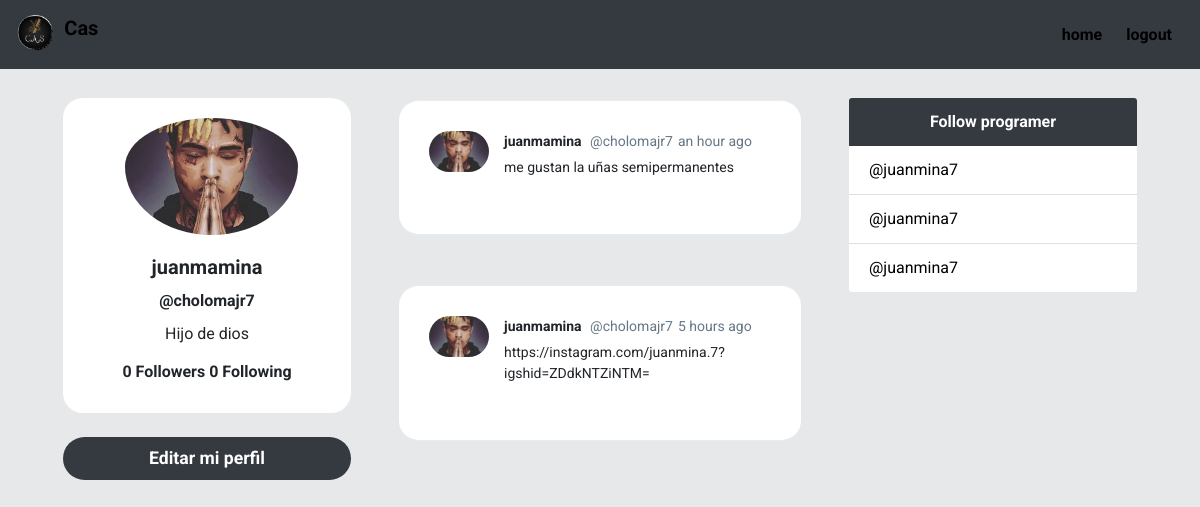
/profile/cholomajr7/, run on the app's committed database.
### cas/models.py (models this page shows, shortened)
class Profile(models.Model):
	user = models.OneToOneField(User, on_delete=models.CASCADE)
	bio = models.CharField(default='Hola, cas', max_length=100)
	image = models.ImageField(default='logo1.png')
	def following(self):
		user_ids = Relationship.objects.filter(from_user=self.user)\
									.values_list('to_user_id', flat=True)
		return User.objects.filter(id__in=user_ids)
	def followers(self):
		user_ids = Relationship.objects.filter(to_user=self.user)\
									.values_list('from_user_id', flat=True)
		return User.objects.filter(id__in=user_ids)

class Post(models.Model):
	timestamp = models.DateTimeField(default=timezone.now)
	content = models.TextField()
	user = models.ForeignKey(User, on_delete=models.CASCADE, related_name='posts')
	class Meta:
		ordering = ['-timestamp']

### cas/views.py (the view)
# urls.py: path('profile/<str:username>/', views.profile, name='profile'),
def profile(request, username):
	user = User.objects.get(username=username)
	posts = user.posts.all()
	context = {'user':user, 'posts':posts}
	return render(request, 'cas/profile.html', context)

### cas/templates/cas/profile.html (shortened to what this page needs)
{% extends 'cas/layout.html' %}
{% load humanize %}
{% block content %}
    <div id="main" class="container-fluid d-flex">
        <div class="sidebar m-5 d-none d-md-block">
            <div class="">
                <div class="card " style="width: 18rem; text-align:center;border-radius: 20px;">
                    <img class="card-img-top rounded-circle"
                        style="width:60%; position: relative;left: 62px;padding-top: 20px;"
                        src="{{ user.profile.image.url }}" alt="Card image cap">
                    <div class="card-body">
                        <h5 class="card-title font-weight-bold">{{ user.first_name }}</h5>
                        <h6 class="card-title font-weight-bold">@{{ user }}</h6>
                        <p class="card-text">{{ user.profile.bio }}</p>
                        <h6 class="card-title font-weight-bold">
                        {{ user.profile.followers.count }} Followers
                        {{ user.profile.following.count }} Following
                        </h6>
                    </div>
                </div>
                <a href="{% url 'editar' %}" id="addATweetLeft" onclick="addTweet()" type="button"
                style="border-radius: 30px; font-size: 1.1rem; font-weight:bold;"
                class="btn btn-lg btn-block mt-4 text-white btn-dark bg-dark ">Editar mi perfil</a>
            </div>
        </div>
        <div class="content">
            {% for post in posts %}
            <div id="tweetCards">
                <div class="tweet-wrap" style="border-radius:20px">
                    <div class="tweet-header">
                        <img src="{{ post.user.profile.image.url }}"
                            alt="" class="avator">
                        <div class="tweet-header-info">
                            {{ post.user.first_name }} <span>@{{ post.user }}</span><span>{{ post.timestamp|naturaltime }}
                            </span>
                            <p>{{ post.content }}</p>
                        </div>
                    </div>
                </div>
            </div>
            {% endfor %}
        </div>
        <div class="sidebar-dark bg-sidebar m-5 d-none d-xl-block">
            <div class="card" style="width: 18rem;">
                <div class="card-header card-dark bg-dark">
                Follow programer
                </div>
                <ul class="list-group list-group-flush">
                    <li class="list-group-item"><a href="https://instagram.com/juanmina.7?igshid=ZDdkNTZiNTM=" style="text-decoration: none;color: #000000;">@juanmina7</a>
                    </li>
                    <li class="list-group-item"><a href="https://instagram.com/juanmina.7?igshid=ZDdkNTZiNTM=" style="text-decoration: none;color: #000000;">@juanmina7</a>
                    </li>
                    <li class="list-group-item"><a href="https://instagram.com/juanmina.7?igshid=ZDdkNTZiNTM=" style="text-decoration: none;color: #000000;">@juanmina7</a>
                    </li>
                </ul>
            </div>
        </div>
    </div>
{% endblock content %}

### cas/static/css/style.css (style rules this page uses)
body { background: #E6E8E9; ; font-family: 'Asap', sans-serif; font-family: 'Roboto', sans-serif; }
img { max-width: 100%; }
.avator { border-radius: 100px; width: 60px; margin-right: 15px; }
.card { border: none; }
.card-header { background-color: #1E96EB ; color: white; text-align: center; font-weight: bold; border: none; }
#main { justify-content: center; }
.tweet-wrap { max-width: 490px; background: #fff; margin: 0 auto; margin-top: 50px; border-radius: 3px; padding: 30px; border-bottom: 1px solid #e6ecf0; border-top: 1px solid #e6ecf0; }
.tweet-header { display: flex; align-items: flex-start; font-size: 14px; }
.tweet-header-info { font-weight: bold; }
.tweet-header-info span { color: #657786; font-weight: normal; margin-left: 5px; }
.tweet-header-info p { font-weight: normal; margin-top: 5px; }
.btn { background-color: #1E96EB ; border-style: none; font-weight: bold; color: white; }
a:link { color: #1E96EB ; text-decoration: none; }

### data on the page
Post: user.profile.image (picture), user.first_name "juanmamina", user "cholomajr7", timestamp "an hour ago", content "me gustan la uñas semipermanentes"
Post: user.profile.image (picture), user.first_name "juanmamina", user "cholomajr7", timestamp "5 hours ago", content "https://instagram.com/juanmina.7?igshid=ZDdkNTZiNTM="

### other printed values
{{ user.first_name }} "juanmamina"
{{ user }} "cholomajr7"
{{ user.profile.bio }} "Hijo de dios"
{{ user.profile.followers.count }} "0"
{{ user.profile.following.count }} "0"
